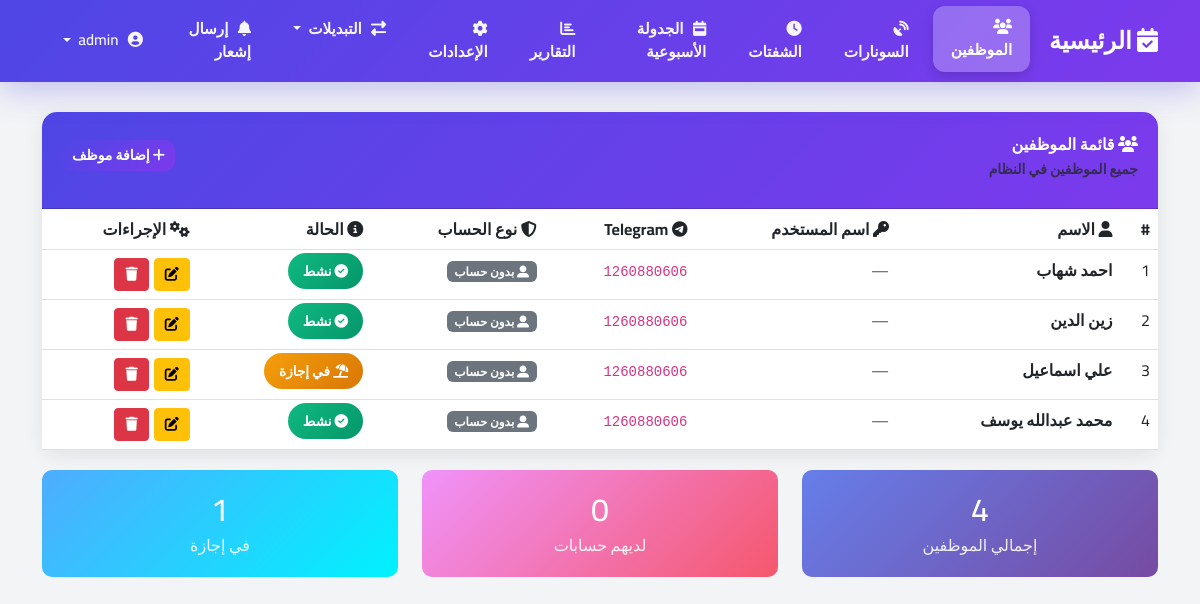
The page /employees/ (signed in) on the database as committed earlier.
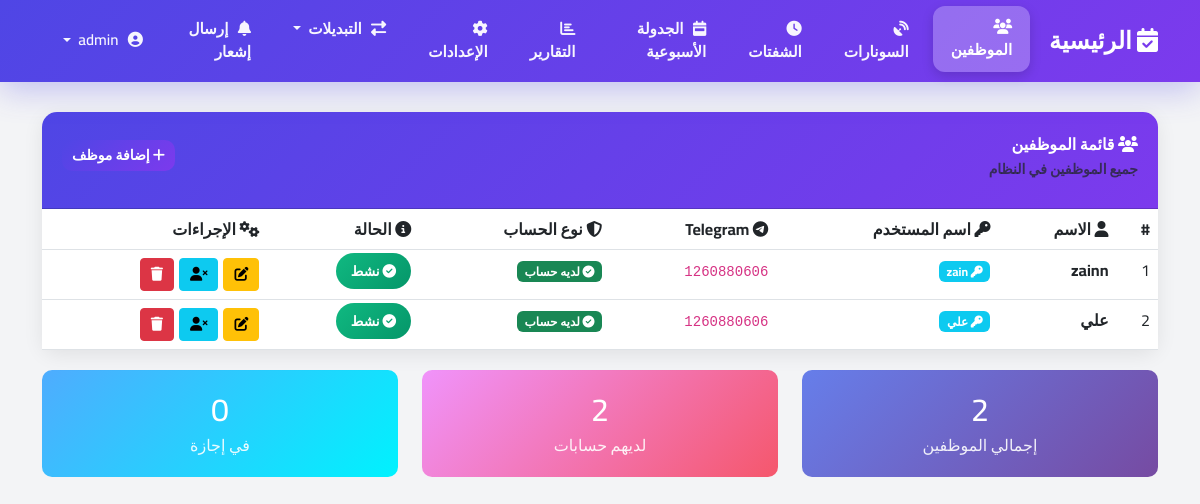
The same page on the database as committed later.
### shifts/models.py (models this page shows, shortened)
class Employee(models.Model):
    user = models.OneToOneField(User, on_delete=models.CASCADE, related_name='employee_profile', null=True, blank=True)
    name = models.CharField(max_length=100, verbose_name='اسم الموظف')
    telegram_id = models.CharField(max_length=50, null=True, blank=True, verbose_name='معرف تليجرام')
    is_on_leave = models.BooleanField(default=False, verbose_name='في إجازة')
    created_at = models.DateTimeField(auto_now_add=True, null=True, blank=True, verbose_name='تاريخ الإنشاء')
    created_by = models.ForeignKey(User, on_delete=models.SET_NULL, null=True, blank=True,
                                   related_name='created_employees', verbose_name='أنشئ بواسطة')
    total_work_hours = models.FloatField(default=0.0, verbose_name='إجمالي ساعات العمل')
    last_work_datetime = models.DateTimeField(null=True, blank=True, verbose_name='آخر وقت عمل')
    consecutive_rest_count = models.IntegerField(default=0, verbose_name='عدد مرات الراحة المتتالية')
    class Meta:
        verbose_name = 'موظف'
        verbose_name_plural = 'الموظفين'

### shifts/views.py (the view)
# urls.py: path('employees/', views.employee_list, name='employee_list'),
@staff_required
def employee_list(request):
    user_role = get_user_role(request.user)
    if user_role == 'supervisor':
        try:
            supervisor = request.user.supervisor_profile
            employees = supervisor.get_employees().order_by('name')
            can_manage_accounts = False  # المشرف لا يمكنه إنشاء حسابات
        except:
            employees = Employee.objects.none()
            can_manage_accounts = False
    else:
        employees = Employee.objects.all().order_by('name')
        can_manage_accounts = user_role in ['superadmin', 'manager']
    employees_data = []
    accounts_count = 0
    leave_count = 0
    for emp in employees:
        has_account = hasattr(emp, 'user') and emp.user is not None
        employees_data.append({
            'employee': emp,
            'has_account': has_account,
        })
        if has_account:
            accounts_count += 1
        if emp.is_on_leave:
            leave_count += 1
    context = {
        'employees': employees,
        'employees_data': employees_data,
        'user_role': user_role,
        'can_manage_accounts': can_manage_accounts,
        'accounts_count': accounts_count,
        'leave_count': leave_count,
    }
    return render(request, 'employees/list.html', context)

### templates/employees/list.html (shortened to what the changed rows need)
{% extends 'base.html' %}
{% block content %}
<div class="content-wrapper">
    <div class="container">
        <div class="card">
            <div class="card-body p-0">
                {% if employees %}
                <div class="table-responsive">
                    <table class="table table-hover mb-0">
                        <thead>
                            <tr>
                                <th>#</th>
                                <th><i class="fas fa-user"></i> الاسم</th>
                                <th><i class="fas fa-key"></i> اسم المستخدم</th>
                                <th><i class="fab fa-telegram"></i> Telegram</th>
                                <th><i class="fas fa-shield-alt"></i> نوع الحساب</th>
                                <th><i class="fas fa-info-circle"></i> الحالة</th>
                                <th><i class="fas fa-cogs"></i> الإجراءات</th>
                            </tr>
                        </thead>
                        <tbody>
                            {% for data in employees_data %}
                            <tr>
                                <td>{{ forloop.counter }}</td>
                                <td><strong>{{ data.employee.name }}</strong></td>
                                <td>
                                    {% if data.has_account %}
                                        <span class="badge bg-info">
                                            <i class="fas fa-key"></i> {{ data.employee.user.username }}
                                        </span>
                                    {% else %}
                                        <span class="text-muted">—</span>
                                    {% endif %}
                                </td>
                                <td>
                                    {% if data.employee.telegram_id %}
                                        <code>{{ data.employee.telegram_id }}</code>
                                    {% else %}
                                        <span class="text-muted">غير محدد</span>
                                    {% endif %}
                                </td>
                                <td>
                                    {% if data.has_account %}
                                        <span class="badge bg-success">
                                            <i class="fas fa-check-circle"></i> لديه حساب
                                        </span>
                                    {% else %}
                                        <span class="badge bg-secondary">
                                            <i class="fas fa-user-alt"></i> بدون حساب
                                        </span>
                                    {% endif %}
                                </td>
                                <td>
                                    {% if data.employee.is_on_leave %}
                                        <span class="status-badge status-leave">
                                            <i class="fas fa-umbrella-beach"></i> في إجازة
                                        </span>
                                    {% else %}
                                        <span class="status-badge status-active">
                                            <i class="fas fa-check-circle"></i> نشط
                                        </span>
                                    {% endif %}
                                </td>
                                <td>
                                    <div class="action-buttons">
                                        <a href="{% url 'employee_update' data.employee.pk %}"
                                           class="btn btn-warning btn-sm"
                                           title="تعديل البيانات">
                                            <i class="fas fa-edit"></i>
                                        </a>
                                        {% if data.has_account and can_manage_accounts %}
                                        <a href="{% url 'employee_account_delete' data.employee.pk %}"
                                           class="btn btn-info btn-sm"
                                           title="حذف الحساب فقط"
                                           onclick="return confirm('هل تريد حذف حساب المستخدم؟ سيبقى الموظف بدون إمكانية تسجيل دخول.')">
                                            <i class="fas fa-user-times"></i>
                                        </a>
                                        {% endif %}
                                        <a href="{% url 'employee_delete' data.employee.pk %}"
                                           class="btn btn-danger btn-sm"
                                           title="حذف الموظف نهائياً"
                                           onclick="return confirm('هل أنت متأكد؟ سيتم حذف الموظف وحسابه إن وجد!')">
                                            <i class="fas fa-trash"></i>
                                        </a>
                                    </div>
                                </td>
                            </tr>
                            {% endfor %}
                        </tbody>
                    </table>
                </div>
                {% endif %}
            </div>
        </div>
        {% if employees %}
        <div class="row stats-row">
            <div class="col-md-4">
                <div class="stat-card" style="background: linear-gradient(135deg, #667eea 0%, #764ba2 100%);">
                    <h3>{{ employees.count }}</h3>
                    <p>إجمالي الموظفين</p>
                </div>
            </div>
            <div class="col-md-4">
                <div class="stat-card" style="background: linear-gradient(135deg, #f093fb 0%, #f5576c 100%);">
                    <h3>{{ accounts_count }}</h3>
                    <p>لديهم حسابات</p>
                </div>
            </div>
            <div class="col-md-4">
                <div class="stat-card" style="background: linear-gradient(135deg, #4facfe 0%, #00f2fe 100%);">
                    <h3>{{ leave_count }}</h3>
                    <p>في إجازة</p>
                </div>
            </div>
        </div>
        {% endif %}
    </div>
</div>
{% endblock %}

Rows that differ between the two databases and show on the page:
removed Employee: employee.name "احمد شهاب", employee.telegram_id "1260880606", shows "بدون حساب", is_on_leave False (drawn)
removed Employee: employee.name "زين الدين", employee.telegram_id "1260880606", shows "بدون حساب", is_on_leave False (drawn)
removed Employee: employee.name "علي اسماعيل", employee.telegram_id "1260880606", shows "بدون حساب", is_on_leave True (drawn)
removed Employee: employee.name "محمد عبدالله يوسف", employee.telegram_id "1260880606", shows "بدون حساب", is_on_leave False (drawn)
added Employee: employee.name "zainn", employee.user.username "zain", employee.telegram_id "1260880606", shows "لديه حساب", is_on_leave False (drawn)
added Employee: employee.name "علي", employee.user.username "علي", employee.telegram_id "1260880606", shows "لديه حساب", is_on_leave False (drawn)
Other text that changed with them:
{{ employees.count }}: "4" → "2"
{{ accounts_count }}: "0" → "2"
{{ leave_count }}: "1" → "0"
